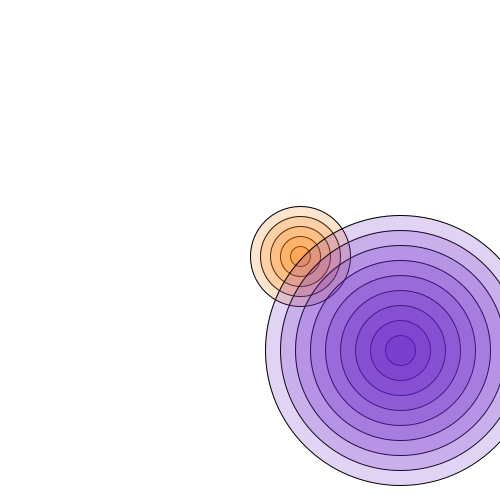
Frame 1 (no input)
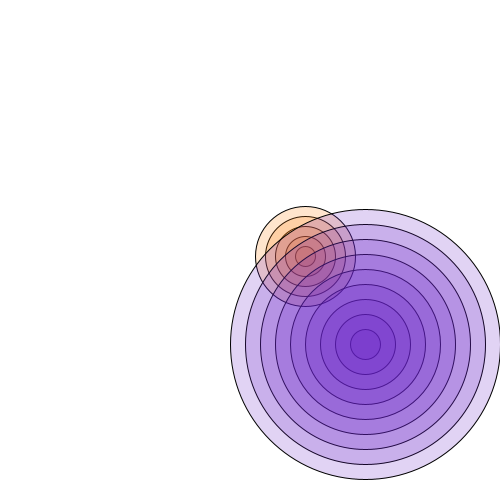
Frame 60 (the mouse pressed at the canvas centre just before this capture)
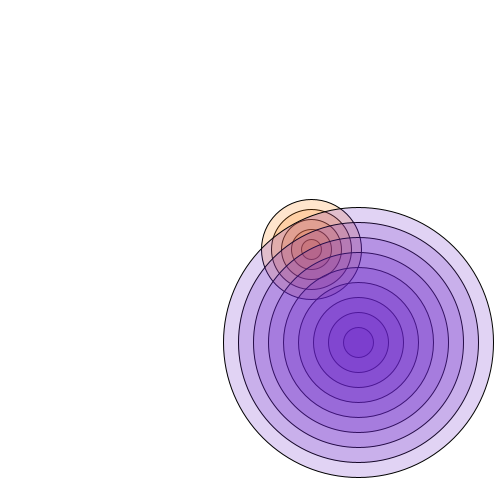
Frame 120 (the mouse held since frame 60 and released just before this capture)

The Processing sketch that drew these frames (run headless with seeded random() and noise(); from frame 60 on, the mouse is pressed at the canvas centre):

// Processing sketch: oop1
// ── oop1.pde
int tam;
Modulo miFigura1;
Modulo miFigura2;

void setup(){
  size(500,500);
  tam = 10;
  miFigura1 = new Modulo(300, 256, 20, color(255,123,0,50), 6);
  miFigura2 = new Modulo(400, 350, 30, color(100,30,200,50), 10);
}

void draw(){
  background(255);
  miFigura1.dibuja();
  miFigura1.tirita(1);
  miFigura2.dibuja();
  miFigura2.tirita(5);
}

// ── Modulo.pde
class Modulo {
  //variables de la clase
  float posX;
  float posY;
  float tam;
  color col;
  int nAnillos;

  //Constructor
  Modulo(float x, float y, float t, color c, int n) {
    posX = x;
    posY = y;
    tam = t;
    col = c;
    nAnillos = n;
  }

  //Metodos
  void dibuja() {
    fill(col);
    for (int i =0; i<nAnillos; i++) {
      circle(posX, posY, tam * i);
    }
  }

  void tirita(float cant) {
    posX += random(-cant, cant);
    posY += random(-cant, cant);
  }
}
